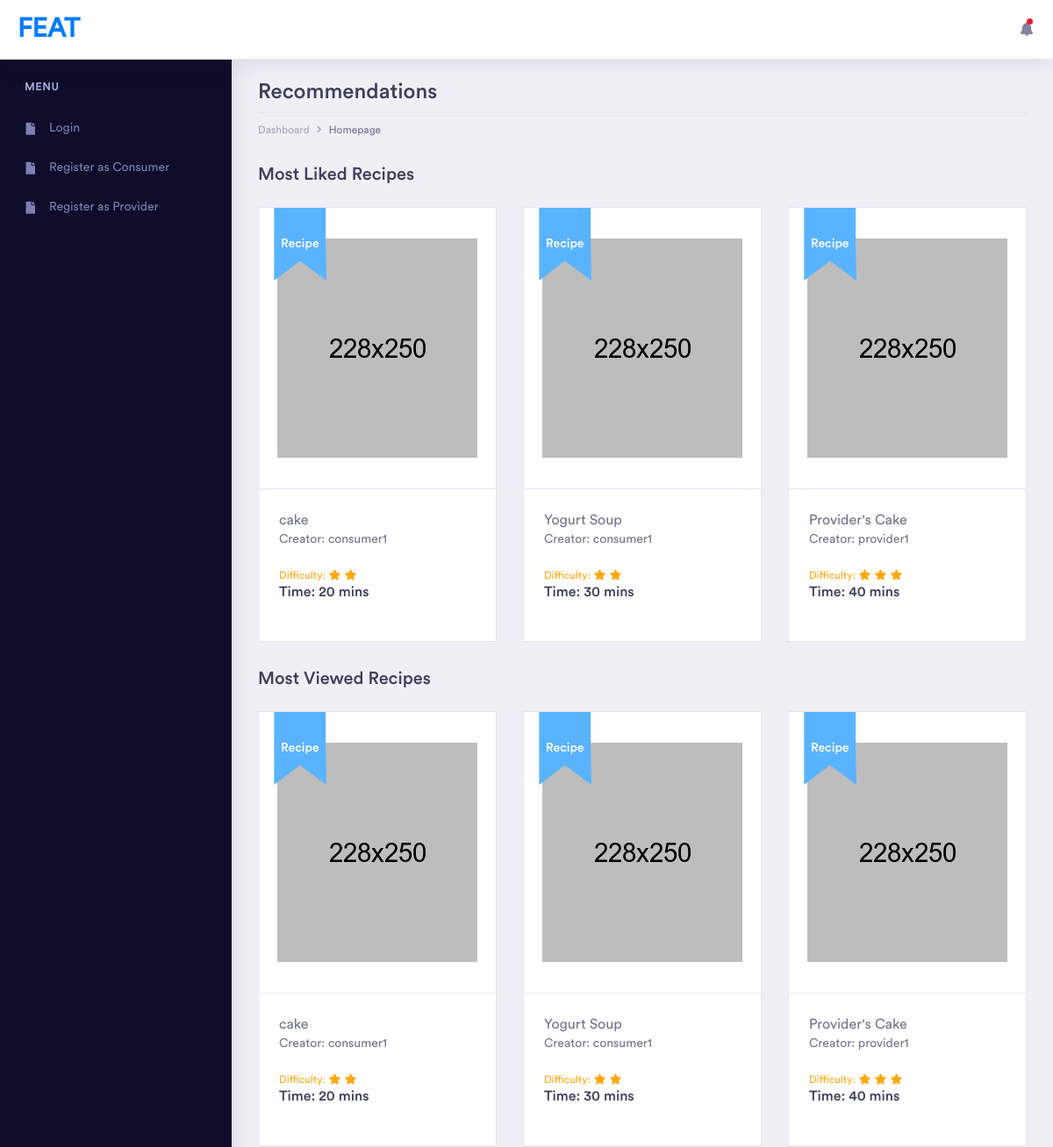
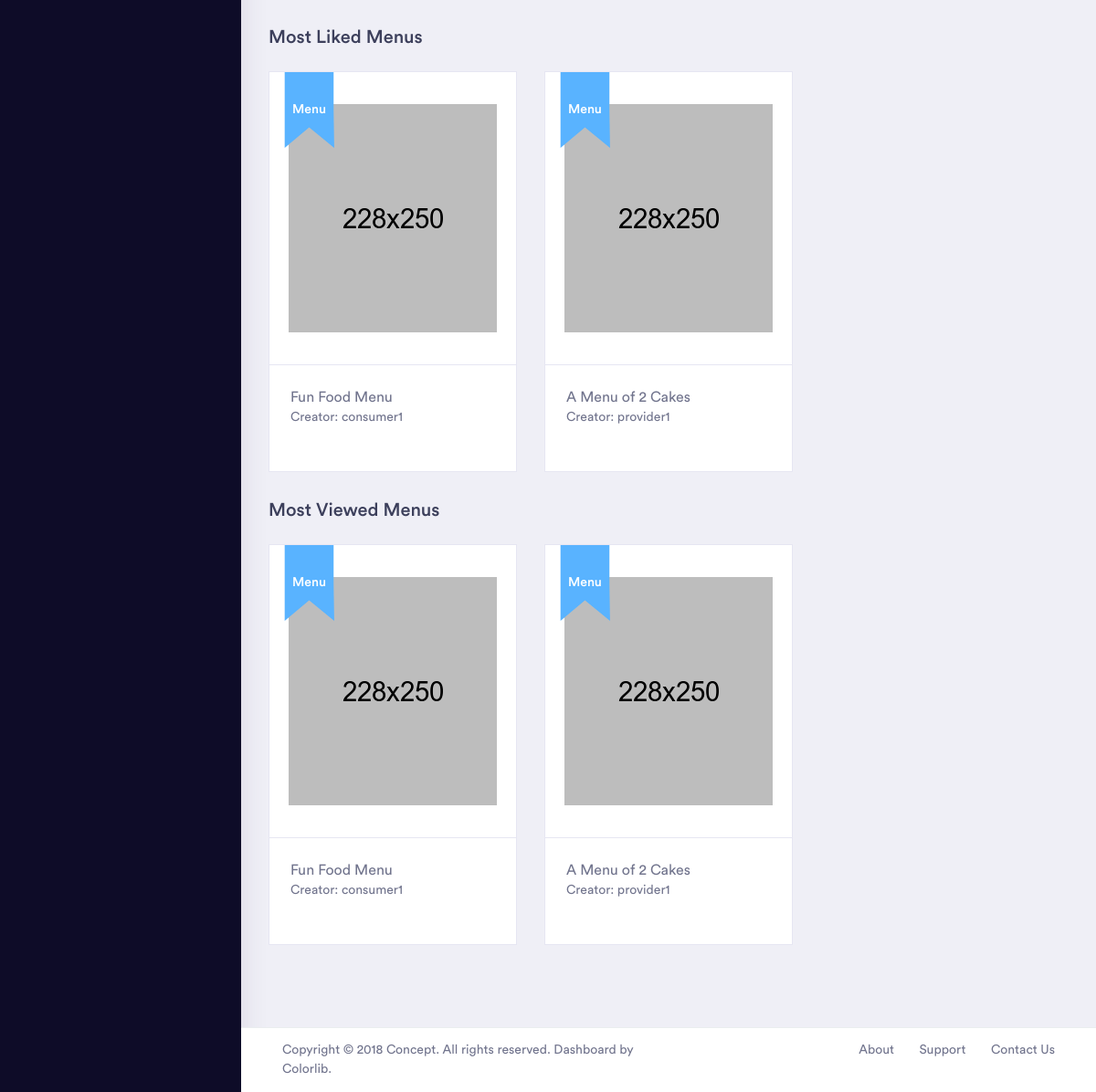
The page / on the database its author committed (2 pictures, top to bottom).
### feat/models.py (models this page shows, shortened)
class Recipe(models.Model):
    print('rrrr')
    title = models.TextField(max_length=40, null=False)
    ingredients = models.TextField(max_length=10000, null=False)
    nutritional_value = models.TextField(max_length=1000, null=False)
    description = models.TextField(max_length=3000, null=False)
    instructions = models.TextField(max_length=3000, null=False)
    image_link = models.URLField(max_length=300, null=False, blank=False, default="https://raw.githubusercontent.com/heobu/swe573/feature/posts-like-dislike-follow/feat/static/assets/images/eco-slider-img-1.jpg")
    created_by = models.ForeignKey(User, on_delete=models.CASCADE, null=False, related_name="recipe_creator")
    created_at = models.DateTimeField(auto_now_add=True)
    difficulty = models.IntegerField(null=False)
    prepared_in = models.IntegerField(null=False)
    view_number = models.IntegerField(null=False, default=0)
    def get_like_count(self):
        return self.recipelike.cprofiles.count()

class User(AbstractUser):
    is_consumer = models.BooleanField(default=False)
    is_provider = models.BooleanField(default=False)

class Menu(models.Model):
    print('mmmm')
    title = models.TextField(max_length=40, null=False)
    description = models.TextField(max_length=300, null=False)
    food_items = models.CharField(max_length=300)
    nutritional_value = models.TextField(max_length=1000, null=False)
    image_link = models.URLField(max_length=300, null=False, blank=False, default="https://raw.githubusercontent.com/heobu/swe573/feature/posts-like-dislike-follow/feat/static/assets/images/eco-slider-img-1.jpg")
    created_by = models.ForeignKey(User, on_delete=models.CASCADE, null=False, related_name="menu_creator")
    created_at = models.DateTimeField(auto_now_add=True)
    view_number = models.IntegerField(null=False, default=0)
    def get_like_count(self):
        return self.menulike.cprofiles.count()

### feat/views.py (the view)
# urls.py: path('', HomeView.as_view(), name="home"),
class HomeView(TemplateView):
    def get(self, request):
        most_viewed_recipes = Recipe.objects.filter(view_number__gt=0).order_by('view_number').reverse()[:3]
        most_liked_recipes = sorted(Recipe.objects.filter(), key=lambda a: a.get_like_count(), reverse=True)[:3]
        most_viewed_menus = Menu.objects.filter(view_number__gt=0).order_by('view_number').reverse()[:3]
        most_liked_menus = sorted(Menu.objects.filter(), key=lambda a: a.get_like_count(), reverse=True)[:3]
        return render(request, "index.html", {'most_viewed_recipes': most_viewed_recipes, 'most_liked_recipes': most_liked_recipes, 'most_viewed_menus': most_viewed_menus, 'most_liked_menus': most_liked_menus})

### feat/templatetags/recipe_filter.py (called while the page is built)
@register.filter
def times(n):
    return range(n)

### templates/index.html (shortened to what this page needs)
{% extends 'base.html' %}
{% load static %}
{% load recipe_filter %}
{% block content %}
<div class="row">
    <div class="col-xl-12 col-lg-12 col-md-12 col-sm-12 col-12">
        <div class="page-header">
            <h2 class="pageheader-title">Recommendations</h2>
            <div class="page-breadcrumb">
                <nav aria-label="breadcrumb">
                    <ol class="breadcrumb">
                        <li class="breadcrumb-item"><a href="#" class="breadcrumb-link">Dashboard</a></li>
                        <li class="breadcrumb-item active" aria-current="page">Homepage</li>
                    </ol>
                </nav>
            </div>
        </div>
    </div>
</div>
<div class="row">
    <div class="col-xl-12 col-lg-12 col-md-12 col-sm-12 col-12 m-b-10">
        <h3> Most Liked Recipes </h3>
    </div>
    {% for recipe in most_liked_recipes %}
        <div class="col-xl-4 col-lg-6 col-md-12 col-sm-12 col-12">
            <div class="product-thumbnail">
                <div class="product-img-head">
                    <div class="product-img">
                        <img src="{% static 'assets/images/eco-product-img-1.png' %}" alt="" class="img-fluid"></div>
                    <div class="ribbons">Recipe</div>
                </div>
                <div class="product-content">
                    <div class="product-content-head">
                        <a href="/recipe/detail/{{ recipe.id }}" class="product-title">{{ recipe.title }}</a>
                        <p>Creator: {{ recipe.created_by.username }}</p>
                        <div class="product-rating d-inline-block">
                            Difficulty:
                            {% for i in recipe.difficulty|times %}
                                <i class="fa fa-fw fa-star"></i>
                            {% endfor %}
                        </div>
                        <div class="product-price">Time: {{ recipe.prepared_in }} mins</div>
                    </div>
                </div>
            </div>
        </div>
    {% endfor %}
</div>
<div class="row">
    <div class="col-xl-12 col-lg-12 col-md-12 col-sm-12 col-12 m-b-10">
        <h3> Most Viewed Recipes </h3>
    </div>
    {% for recipe in most_viewed_recipes %}
        <div class="col-xl-4 col-lg-6 col-md-12 col-sm-12 col-12">
            <div class="product-thumbnail">
                <div class="product-img-head">
                    <div class="product-img">
                        <img src="{% static 'assets/images/eco-product-img-1.png' %}" alt="" class="img-fluid"></div>
                    <div class="ribbons">Recipe</div>
                </div>
                <div class="product-content">
                    <div class="product-content-head">
                        <a href="/recipe/detail/{{ recipe.id }}" class="product-title">{{ recipe.title }}</a>
                        <p>Creator: {{ recipe.created_by.username }}</p>
                        <div class="product-rating d-inline-block">
                            Difficulty:
                            {% for i in recipe.difficulty|times %}
                                <i class="fa fa-fw fa-star"></i>
                            {% endfor %}
                        </div>
                        <div class="product-price">Time: {{ recipe.prepared_in }} mins</div>
                    </div>
                </div>
            </div>
        </div>
    {% endfor %}
</div>
<div class="row">
    <div class="col-xl-12 col-lg-12 col-md-12 col-sm-12 col-12 m-b-10">
        <h3> Most Liked Menus </h3>
    </div>
    {% for menu in most_liked_menus %}
        <div class="col-xl-4 col-lg-6 col-md-12 col-sm-12 col-12">
            <div class="product-thumbnail">
                <div class="product-img-head">
                    <div class="product-img">
                        <img src="{% static 'assets/images/eco-product-img-1.png' %}" alt="" class="img-fluid"></div>
                    <div class="ribbons">Menu</div>
                </div>
                <div class="product-content">
                    <div class="product-content-head">
                        <a href="/menu/detail/{{ menu.id }}" class="product-title">{{ menu.title }}</a>
                        <p>Creator: {{ menu.created_by.username }}</p>
                    </div>
                </div>
            </div>
        </div>
    {% endfor %}
</div>
<div class="row">
    <div class="col-xl-12 col-lg-12 col-md-12 col-sm-12 col-12 m-b-10">
        <h3> Most Viewed Menus </h3>
    </div>
    {% for menu in most_viewed_menus %}
        <div class="col-xl-4 col-lg-6 col-md-12 col-sm-12 col-12">
            <div class="product-thumbnail">
                <div class="product-img-head">
                    <div class="product-img">
                        <img src="{% static 'assets/images/eco-product-img-1.png' %}" alt="" class="img-fluid"></div>
                    <div class="ribbons">Menu</div>
                </div>
                <div class="product-content">
                    <div class="product-content-head">
                        <a href="/menu/detail/{{ menu.id }}" class="product-title">{{ menu.title }}</a>
                        <p>Creator: {{ menu.created_by.username }}</p>
                    </div>
                </div>
            </div>
        </div>
    {% endfor %}
</div>
{% endblock %}

### templates/base.html (shortened to what this page needs)
{% load static %}
<!doctype html>
<html lang="en">
<head>
    <link rel="stylesheet" href="{% static 'assets/vendor/bootstrap/css/bootstrap.min.css' %}">
    <link href="{% static 'assets/vendor/fonts/circular-std/style.css' %}" rel="stylesheet">
    <link rel="stylesheet" href="{% static 'assets/libs/css/style.css' %}">
    <link rel="stylesheet" href="{% static 'assets/vendor/fonts/fontawesome/css/fontawesome-all.css' %}">
    <link rel="stylesheet" href="{% static 'assets/vendor/charts/chartist-bundle/chartist.css' %}">
    <link rel="stylesheet" href="{% static 'assets/vendor/charts/morris-bundle/morris.css' %}">
    <link rel="stylesheet" href="{% static 'assets/vendor/fonts/material-design-iconic-font/css/materialdesignicons.min.css' %}">
    <link rel="stylesheet" href="{% static 'assets/vendor/charts/c3charts/c3.css' %}">
    <link rel="stylesheet" href="{% static 'assets/vendor/fonts/flag-icon-css/flag-icon.min.css' %}">
    <link rel="stylesheet" href="{% static 'assets/vendor/bootstrap-select/css/bootstrap-select.css' %}">
</head>
<body>
    <div class="dashboard-main-wrapper">
        <div class="dashboard-header">
            <nav class="navbar navbar-expand-lg bg-white fixed-top">
                <a class="navbar-brand" href="/home">Feat</a>
                <div class="collapse navbar-collapse " id="navbarSupportedContent">
                    <ul class="navbar-nav ml-auto navbar-right-top">
                        <li class="nav-item dropdown notification">
                            <a class="nav-link nav-icons" href="#" id="navbarDropdownMenuLink1" data-toggle="dropdown" aria-haspopup="true" aria-expanded="false"><i class="fas fa-fw fa-bell"></i> <span class="indicator"></span></a>
                        </li>
                    </ul>
                </div>
            </nav>
        </div>
        <div class="nav-left-sidebar sidebar-dark">
            <div class="menu-list">
                <nav class="navbar navbar-expand-lg navbar-light">
                    <div class="collapse navbar-collapse" id="navbarNav">
                        <ul class="navbar-nav flex-column">
                            <li class="nav-divider">
                                Menu
                            </li>
                            {% if not user.is_authenticated %}
                                <li class="nav-item">
                                    <a class="nav-link" href="/login" aria-expanded="false" data-target="#submenu-6" aria-controls="submenu-6"><i class="fas fa-fw fa-file"></i> Login </a>
                                </li>
                                <li class="nav-item">
                                    <a class="nav-link" href="/register/consumer" aria-expanded="false" data-target="#submenu-6" aria-controls="submenu-6"><i class="fas fa-fw fa-file"></i> Register as Consumer </a>
                                </li>
                                <li class="nav-item">
                                    <a class="nav-link" href="/register/provider" aria-expanded="false" data-target="#submenu-6" aria-controls="submenu-6"><i class="fas fa-fw fa-file"></i> Register as Provider </a>
                                </li>
                            {% endif %}
                        </ul>
                    </div>
                </nav>
            </div>
        </div>
        <div class="dashboard-wrapper">
            <div class="dashboard-ecommerce">
                <div class="container-fluid dashboard-content ">
                    {% block content %}
                    {% endblock %}
                </div>
            </div>
            <div class="footer">
                <div class="container-fluid">
                    <div class="row">
                        <div class="col-xl-6 col-lg-6 col-md-6 col-sm-12 col-12">
                             Copyright © 2018 Concept. All rights reserved. Dashboard by <a href="https://colorlib.com/wp/">Colorlib</a>.
                        </div>
                        <div class="col-xl-6 col-lg-6 col-md-6 col-sm-12 col-12">
                            <div class="text-md-right footer-links d-none d-sm-block">
                                <a href="javascript: void(0);">About</a>
                                <a href="javascript: void(0);">Support</a>
                                <a href="javascript: void(0);">Contact Us</a>
                            </div>
                        </div>
                    </div>
                </div>
            </div>
        </div>
    </div>
</body>
</html>

### rows shown on the page
Recipe: title "cake", created_by.username "consumer1", prepared_in "20"
Recipe: title "Yogurt Soup", created_by.username "consumer1", prepared_in "30"
Recipe: title "Provider's Cake", created_by.username "provider1", prepared_in "40"
Menu: title "Fun Food Menu", created_by.username "consumer1"
Menu: title "A Menu of 2 Cakes", created_by.username "provider1"
